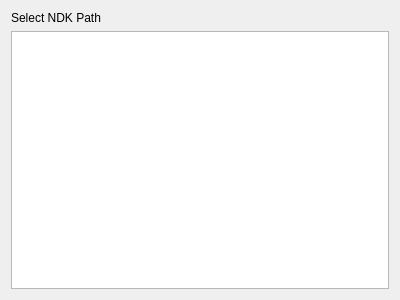
<?xml version="1.0" encoding="UTF-8"?>
<ui version="4.0">
 <class>Qnx::Internal::BlackBerryInstallWizardNdkPage</class>
 <widget class="QWidget" name="Qnx::Internal::BlackBerryInstallWizardNdkPage">
  <property name="geometry">
   <rect>
    <x>0</x>
    <y>0</y>
    <width>400</width>
    <height>300</height>
   </rect>
  </property>
  <property name="windowTitle">
   <string>Form</string>
  </property>
  <layout class="QVBoxLayout" name="verticalLayout">
   <item>
    <widget class="QLabel" name="label">
     <property name="text">
      <string>Select NDK Path</string>
     </property>
    </widget>
   </item>
   <item>
    <widget class="QListWidget" name="ndkPathListWidget"/>
   </item>
  </layout>
 </widget>
 <resources/>
 <connections/>
</ui>
